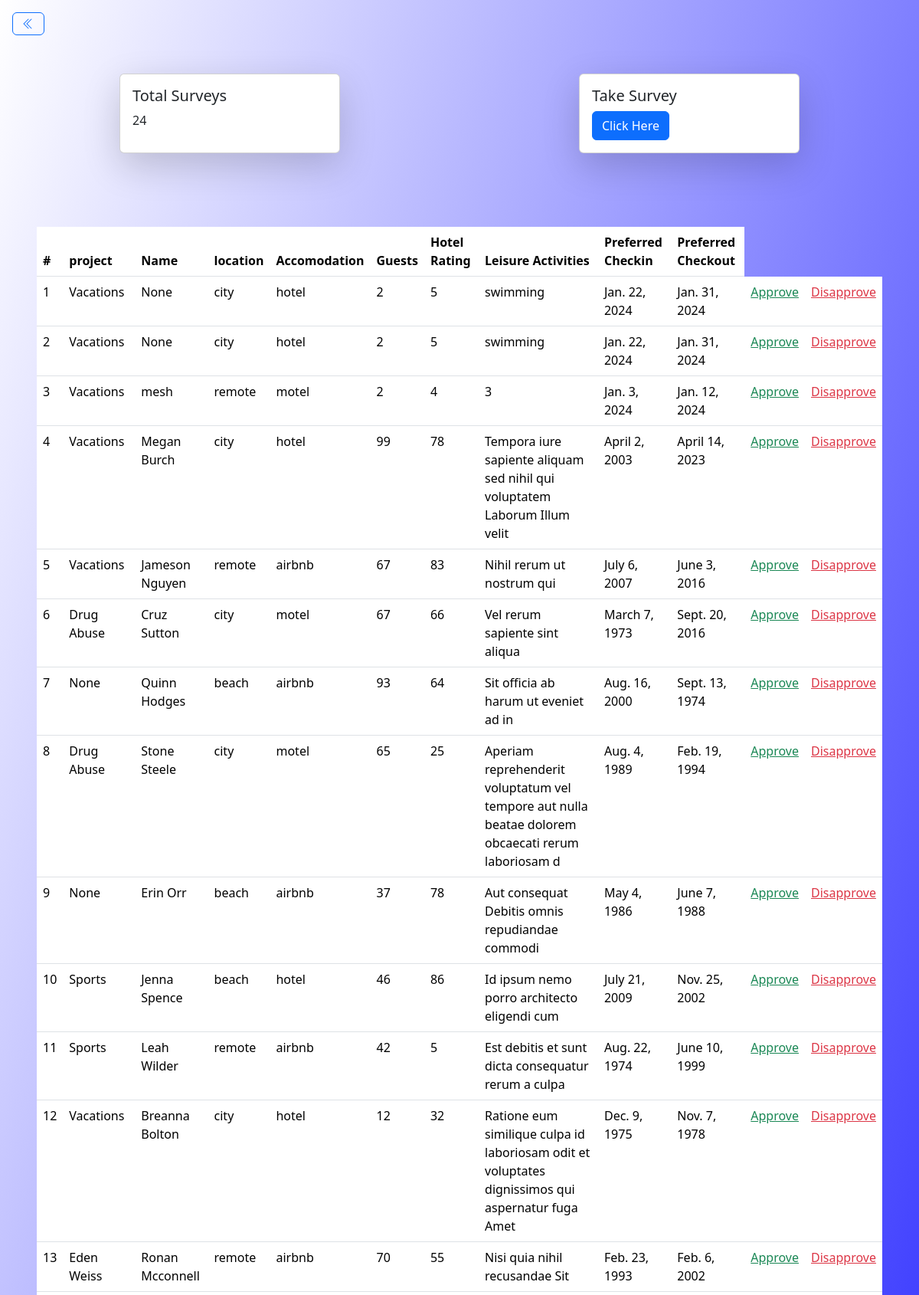
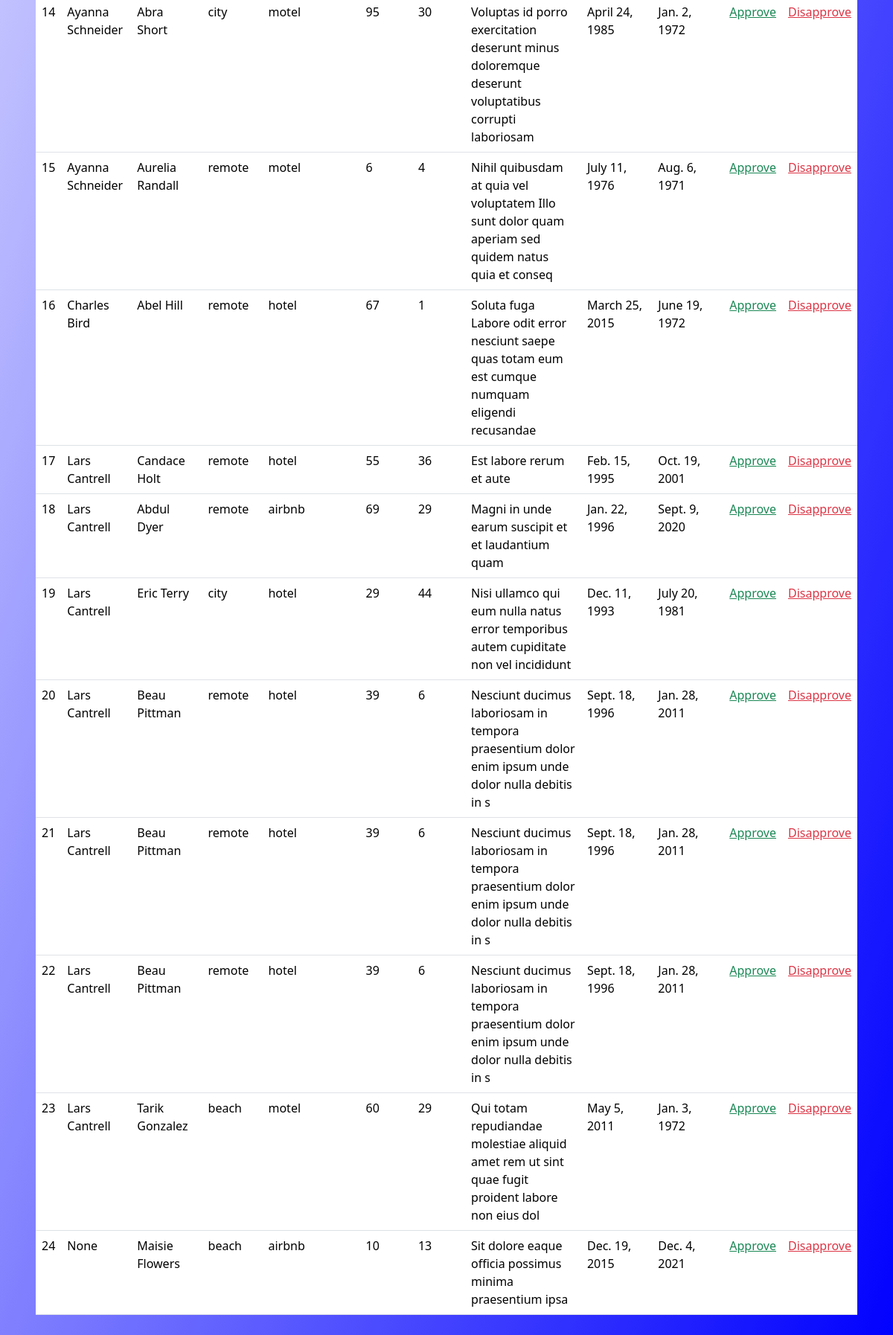
The app's page /project/ with its own data (2 pictures, top to bottom).
### survey/models.py (models this page shows, shortened)
class Survey(models.Model):
     locale={
        ('beach','beach'),
        ('city','city'),
        ('remote','remote'),
     }
     stay ={
        ('hotel','hotel'),
        ('airbnb','airbnb'),
        ('motel','motel'),
     }
     project = models.ForeignKey(Project,null=True,on_delete =models.SET_NULL,)
     name = models.CharField(null=True, max_length=100)
     location = models.CharField(max_length=100,null=True, choices=locale)
     accomodation = models.CharField(max_length=100, null=True, choices=stay)
     guests = models.IntegerField(null=True)
     rating = models.IntegerField(null= True)
     leisure = models.CharField(max_length=100,null=True)
     checkin = models.DateField(null=True)
     checkout = models.DateField(null=True)

class Project(models.Model):
   name = models.CharField(null=True, max_length=100)
   description = models.TextField(null=True)
   users = models.ManyToManyField(User)
   def __str__(self):
       return self.name

### survey/views.py (the view)
# urls.py: path('project/', surv.ProjPage, name='project'),
def ProjPage(request):
    project = Project.objects.all()
    survey = Survey.objects.all()
    total_surveys = Survey.objects.count()
    context={
        'project':project,
        'survey':survey,
        'total_surveys':total_surveys,
    }
    return render(request, 'survey/proj.html', context)

### survey/templates/survey/proj.html (shortened to what this page needs)
{% extends "survey/base.html" %}
{% block content %}
<div class='p-3 position-absolute top-0 start-0'>
  <a class="icon-link icon-link-hover btn btn-outline-primary" style="--bs-icon-link-transform: translate3d(0, -.125rem, 0);" href="{% url "home" %}">
  </a>
</div>
<div class='p-5'></div>
<div class="d-flex justify-content-around">
    <div class="card shadow-lg hover:shadow" style="width: 18rem;">
        <div class="card-body">
          <h5 class="card-title">Total Surveys</h5>
          <p class="card-text">{{total_surveys}}</p>
        </div>
      </div>
      <div class="card shadow-lg" style="width: 18rem;">
        <div class="card-body">
          <h5 class="card-title">Take Survey</h5>
          <a href="{% url "survey" %}" class="btn btn-primary">Click Here</a>
        </div>
      </div>
</div>
<div class='p-5 mt-5'>
    <table class="table">
        <thead>
          <tr>
            <th scope="col">#</th>
            <th scope="col">project</th>
            <th scope="col">Name</th>
            <th scope="col">location</th>
            <th scope="col">Accomodation</th>
            <th scope="col">Guests</th>
            <th scope="col">Hotel Rating</th>
            <th scope="col">Leisure Activities</th>
            <th scope="col">Preferred Checkin</th>
            <th scope="col">Preferred Checkout</th>
          </tr>
        </thead>
        <tbody>
            {% for s in survey %}
          <tr>
            <td>{{s.id}}</td>
            <td>{{s.project}}</td>
            <td>{{s.name}}</td>
            <td>{{s.location}}</td>
            <td>{{s.accomodation}}</td>
            <td>{{s.guests}}</td>
            <td>{{s.rating}}</td>
            <td>{{s.leisure}}</td>
            <td>{{s.checkin}}</td>
            <td>{{s.checkout}}</td>
            <td><a href="#" class="link-success">Approve</a></td>
            <td><a href="#" class="link-danger">Disapprove</a></td>
          </tr>
          {% endfor %}
        </tbody>
      </table>
</div>
{% endblock content %}

### survey/templates/survey/base.html (shortened to what this page needs)
<!doctype html>
<html lang="en">
  <head>
    <link href="https://cdn.jsdelivr.net/npm/bootstrap@5.3.2/dist/css/bootstrap.min.css" rel="stylesheet">
  </head>
  <body style="background-image: linear-gradient(to bottom right, white, blue);">
    {% block content %}
    {% endblock content %}
  </body>
</html>

### records on screen
Survey: id "1", project "Vacations", name "None", location "city", accomodation "hotel", guests "2", rating "5", leisure "swimming", checkin "Jan. 22, 2024", checkout "Jan. 31, 2024"
Survey: id "2", project "Vacations", name "None", location "city", accomodation "hotel", guests "2", rating "5", leisure "swimming", checkin "Jan. 22, 2024", checkout "Jan. 31, 2024"
Survey: id "3", project "Vacations", name "mesh", location "remote", accomodation "motel", guests "2", rating "4", leisure "3", checkin "Jan. 3, 2024", checkout "Jan. 12, 2024"
Survey: id "4", project "Vacations", name "Megan Burch", location "city", accomodation "hotel", guests "99", rating "78", leisure "Tempora iure sapiente aliquam sed nihil qui voluptatem Laborum Illum velit", checkin "April 2, 2003", checkout "April 14, 2023"
Survey: id "5", project "Vacations", name "Jameson Nguyen", location "remote", accomodation "airbnb", guests "67", rating "83", leisure "Nihil rerum ut nostrum qui", checkin "July 6, 2007", checkout "June 3, 2016"
Survey: id "6", project "Drug Abuse", name "Cruz Sutton", location "city", accomodation "motel", guests "67", rating "66", leisure "Vel rerum sapiente sint aliqua", checkin "March 7, 1973", checkout "Sept. 20, 2016"
Survey: id "7", project "None", name "Quinn Hodges", location "beach", accomodation "airbnb", guests "93", rating "64", leisure "Sit officia ab harum ut eveniet ad in", checkin "Aug. 16, 2000", checkout "Sept. 13, 1974"
Survey: id "8", project "Drug Abuse", name "Stone Steele", location "city", accomodation "motel", guests "65", rating "25", leisure "Aperiam reprehenderit voluptatum vel tempore aut nulla beatae dolorem obcaecati rerum laboriosam d", checkin "Aug. 4, 1989", checkout "Feb. 19, 1994"
Survey: id "9", project "None", name "Erin Orr", location "beach", accomodation "airbnb", guests "37", rating "78", leisure "Aut consequat Debitis omnis repudiandae commodi", checkin "May 4, 1986", checkout "June 7, 1988"
Survey: id "10", project "Sports", name "Jenna Spence", location "beach", accomodation "hotel", guests "46", rating "86", leisure "Id ipsum nemo porro architecto eligendi cum", checkin "July 21, 2009", checkout "Nov. 25, 2002"
Survey: id "11", project "Sports", name "Leah Wilder", location "remote", accomodation "airbnb", guests "42", rating "5", leisure "Est debitis et sunt dicta consequatur rerum a culpa", checkin "Aug. 22, 1974", checkout "June 10, 1999"
Survey: id "12", project "Vacations", name "Breanna Bolton", location "city", accomodation "hotel", guests "12", rating "32", leisure "Ratione eum similique culpa id laboriosam odit et voluptates dignissimos qui aspernatur fuga Amet", checkin "Dec. 9, 1975", checkout "Nov. 7, 1978"
Survey: id "13", project "Eden Weiss", name "Ronan Mcconnell", location "remote", accomodation "airbnb", guests "70", rating "55", leisure "Nisi quia nihil recusandae Sit", checkin "Feb. 23, 1993", checkout "Feb. 6, 2002"
Survey: id "14", project "Ayanna Schneider", name "Abra Short", location "city", accomodation "motel", guests "95", rating "30", leisure "Voluptas id porro exercitation deserunt minus doloremque deserunt voluptatibus corrupti laboriosam", checkin "April 24, 1985", checkout "Jan. 2, 1972"
Survey: id "15", project "Ayanna Schneider", name "Aurelia Randall", location "remote", accomodation "motel", guests "6", rating "4", leisure "Nihil quibusdam at quia vel voluptatem Illo sunt dolor quam aperiam sed quidem natus quia et conseq", checkin "July 11, 1976", checkout "Aug. 6, 1971"
Survey: id "16", project "Charles Bird", name "Abel Hill", location "remote", accomodation "hotel", guests "67", rating "1", leisure "Soluta fuga Labore odit error nesciunt saepe quas totam eum est cumque numquam eligendi recusandae", checkin "March 25, 2015", checkout "June 19, 1972"
Survey: id "17", project "Lars Cantrell", name "Candace Holt", location "remote", accomodation "hotel", guests "55", rating "36", leisure "Est labore rerum et aute", checkin "Feb. 15, 1995", checkout "Oct. 19, 2001"
Survey: id "18", project "Lars Cantrell", name "Abdul Dyer", location "remote", accomodation "airbnb", guests "69", rating "29", leisure "Magni in unde earum suscipit et et laudantium quam", checkin "Jan. 22, 1996", checkout "Sept. 9, 2020"
Survey: id "19", project "Lars Cantrell", name "Eric Terry", location "city", accomodation "hotel", guests "29", rating "44", leisure "Nisi ullamco qui eum nulla natus error temporibus autem cupiditate non vel incididunt", checkin "Dec. 11, 1993", checkout "July 20, 1981"
Survey: id "20", project "Lars Cantrell", name "Beau Pittman", location "remote", accomodation "hotel", guests "39", rating "6", leisure "Nesciunt ducimus laboriosam in tempora praesentium dolor enim ipsum unde dolor nulla debitis in s", checkin "Sept. 18, 1996", checkout "Jan. 28, 2011"
Survey: id "21", project "Lars Cantrell", name "Beau Pittman", location "remote", accomodation "hotel", guests "39", rating "6", leisure "Nesciunt ducimus laboriosam in tempora praesentium dolor enim ipsum unde dolor nulla debitis in s", checkin "Sept. 18, 1996", checkout "Jan. 28, 2011"
Survey: id "22", project "Lars Cantrell", name "Beau Pittman", location "remote", accomodation "hotel", guests "39", rating "6", leisure "Nesciunt ducimus laboriosam in tempora praesentium dolor enim ipsum unde dolor nulla debitis in s", checkin "Sept. 18, 1996", checkout "Jan. 28, 2011"
Survey: id "23", project "Lars Cantrell", name "Tarik Gonzalez", location "beach", accomodation "motel", guests "60", rating "29", leisure "Qui totam repudiandae molestiae aliquid amet rem ut sint quae fugit proident labore non eius dol", checkin "May 5, 2011", checkout "Jan. 3, 1972"
Survey: id "24", project "None", name "Maisie Flowers", location "beach", accomodation "airbnb", guests "10", rating "13", leisure "Sit dolore eaque officia possimus minima praesentium ipsa", checkin "Dec. 19, 2015", checkout "Dec. 4, 2021"

### other values on screen
{{ total_surveys }} "24"
